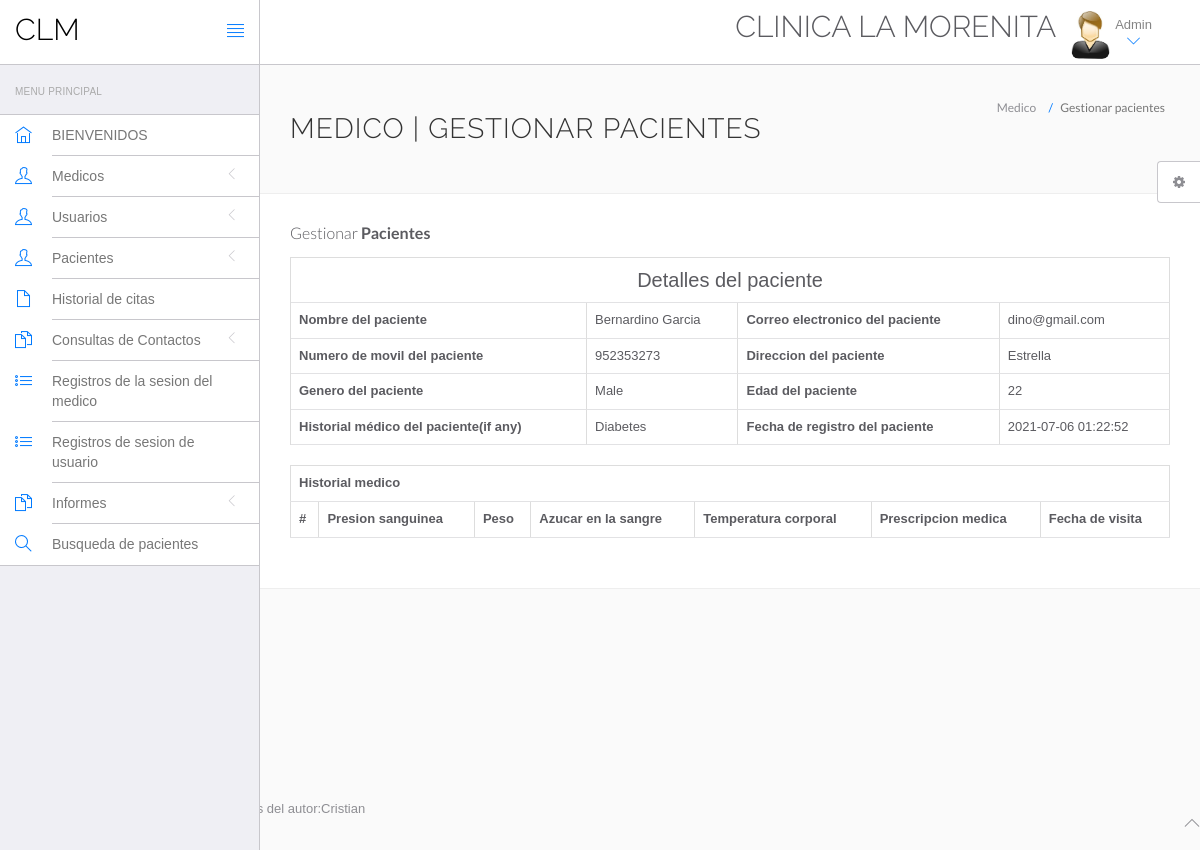
/clm/admin/ver-paciente.php?viewid=6 (signed in), run on the app's committed database.
### tables this page shows
CREATE TABLE `tblpaciente` (
  `ID` int(10) NOT NULL,
  `Docid` int(10) DEFAULT NULL,
  `PatientName` varchar(200) DEFAULT NULL,
  `PatientContno` bigint(10) DEFAULT NULL,
  `PatientEmail` varchar(200) DEFAULT NULL,
  `PatientGender` varchar(50) DEFAULT NULL,
  `PatientAdd` mediumtext DEFAULT NULL,
  `PatientAge` int(10) DEFAULT NULL,
  `PatientMedhis` mediumtext DEFAULT NULL,
  `CreationDate` timestamp NULL DEFAULT current_timestamp(),
  `UpdationDate` timestamp NULL DEFAULT NULL ON UPDATE current_timestamp()
);

### clm/admin/ver-paciente.php (the view, shortened to what this page needs)
<?php
include('include/config.php');
?>
<!DOCTYPE html>
<html lang="en">
	<head>
		<link rel="stylesheet" href="admin_lite/bootstrap/css/bootstrap.min.css">
		<link rel="stylesheet" href="admin_lite/fontawesome/css/font-awesome.min.css">
		<link rel="stylesheet" href="admin_lite/themify-icons/themify-icons.min.css">
		<link href="admin_lite/animate.css/animate.min.css" rel="stylesheet" media="screen">
		<link href="admin_lite/perfect-scrollbar/perfect-scrollbar.min.css" rel="stylesheet" media="screen">
		<link href="admin_lite/switchery/switchery.min.css" rel="stylesheet" media="screen">
		<link href="admin_lite/bootstrap-touchspin/jquery.bootstrap-touchspin.min.css" rel="stylesheet" media="screen">
		<link href="admin_lite/select2/select2.min.css" rel="stylesheet" media="screen">
		<link href="admin_lite/bootstrap-datepicker/bootstrap-datepicker3.standalone.min.css" rel="stylesheet" media="screen">
		<link href="admin_lite/bootstrap-timepicker/bootstrap-timepicker.min.css" rel="stylesheet" media="screen">
		<link rel="stylesheet" href="assets/css/styles.css">
		<link rel="stylesheet" href="assets/css/plugins.css">
		<link rel="stylesheet" href="assets/css/themes/theme-1.css" id="skin_color" />
	</head>
	<body>
		<div id="app">
<?php include('include/sidebar.php');?>
<div class="app-content">
<?php include('include/header.php');?>
<div class="main-content" >
<div class="wrap-content container" id="container">
<section id="page-title">
<div class="row">
<div class="col-sm-8">
<h1 class="mainTitle">Medico | Gestionar pacientes</h1>
</div>
<ol class="breadcrumb">
<li>
<span>Medico</span>
</li>
<li class="active">
<span>Gestionar pacientes</span>
</li>
</ol>
</div>
</section>
<div class="container-fluid container-fullw bg-white">
<div class="row">
<div class="col-md-12">
<h5 class="over-title margin-bottom-15">Gestionar <span class="text-bold">Pacientes</span></h5>
<?php
                               $vid=$_GET['viewid'];
                               $ret=mysqli_query($con,"select * from tblpaciente where ID='$vid'");
while ($row=mysqli_fetch_array($ret)) {
                               ?>
<table border="1" class="table table-bordered">
 <tr align="center">
<td colspan="4" style="font-size:20px;color:blue">
Detalles del paciente</td></tr>
    <tr>
    <th scope>Nombre del paciente</th>
    <td><?php  echo $row['PatientName'];?></td>
    <th scope>Correo electronico del paciente</th>
    <td><?php  echo $row['PatientEmail'];?></td>
  </tr>
  <tr>
    <th scope>Numero de movil del paciente</th>
    <td><?php  echo $row['PatientContno'];?></td>
    <th>Direccion del paciente</th>
    <td><?php  echo $row['PatientAdd'];?></td>
  </tr>
    <tr>
    <th>Genero del paciente</th>
    <td><?php  echo $row['PatientGender'];?></td>
    <th>Edad del paciente</th>
    <td><?php  echo $row['PatientAge'];?></td>
  </tr>
  <tr>
    <th>Historial médico del paciente(if any)</th>
    <td><?php  echo $row['PatientMedhis'];?></td>
     <th>Fecha de registro del paciente</th>
    <td><?php  echo $row['CreationDate'];?></td>
  </tr>
<?php }?>
</table>
<table id="datatable" class="table table-bordered dt-responsive nowrap" style="border-collapse: collapse; border-spacing: 0; width: 100%;">
  <tr align="center">
   <th colspan="8" >Historial medico</th>
  </tr>
  <tr>
    <th>#</th>
<th>Presion sanguinea</th>
<th>Peso</th>
<th>Azucar en la sangre</th>
<th>Temperatura corporal</th>
<th>Prescripcion medica</th>
<th>Fecha de visita</th>
</tr>
</table>
</div>
</div>
</div>
</div>
</div>
</div>
</div>
	<?php include('include/footer.php');?>
	<?php include('include/setting.php');?>
	</body>
</html>

### clm/admin/assets/css/themes/theme-1.css (style rules this page uses)
body { background: #FAFAFA; }

### data on the page
tblpaciente: PatientName "Bernardino Garcia", PatientEmail "dino@gmail.com", PatientContno "952353273", PatientAdd "Estrella", PatientGender "Male", PatientAge "22", PatientMedhis "Diabetes", CreationDate "2021-07-06 01:22:52"
